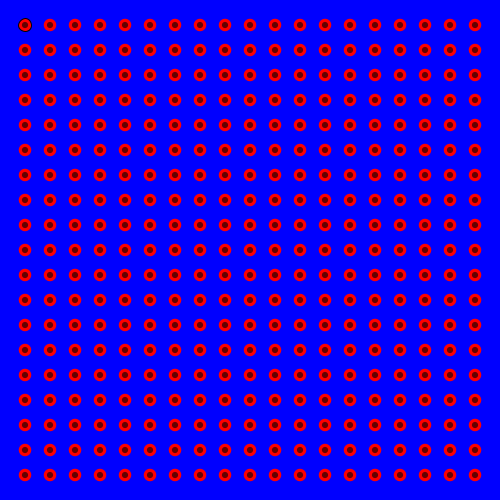
Frame 1 (no input)
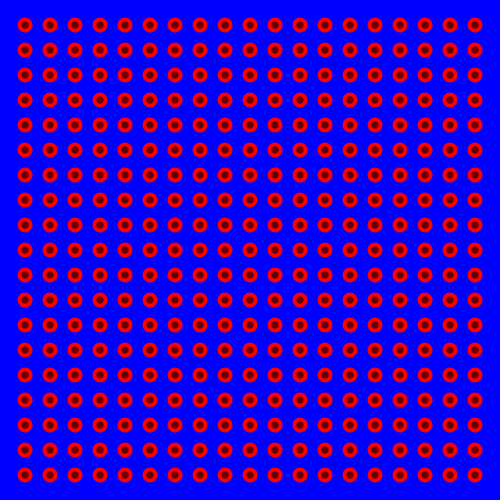
Frame 60 (the mouse pressed at the canvas centre just before this capture)
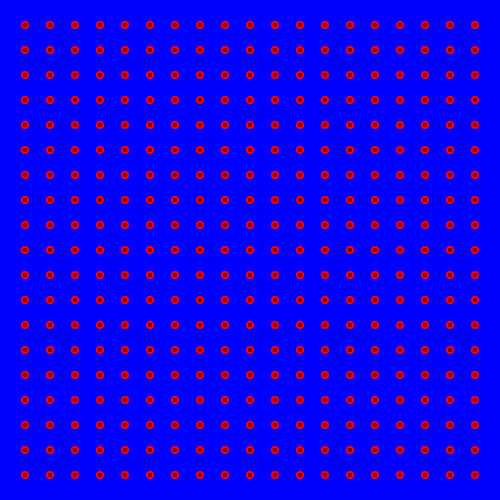
Frame 120 (the mouse held since frame 60 and released just before this capture)

The Processing sketch that drew these frames (run headless with seeded random() and noise(); from frame 60 on, the mouse is pressed at the canvas centre):

// Processing sketch: processing_152735
// ── processing_152735.pde

float theta = 0.0;

void setup(){
size(500,500);
smooth();
}

void draw(){
background(0,0,255);

float a = (sin(theta)+1)*12.5;
float b = (sin(theta)+1)*12.5;


 theta += 0.05; 
 
for(int x = 25 ; x < width; x+=25){
  for(int y = 25; y < height; y+=25){
    fill(255,0,0);
    ellipse(x,y,a,b);
    noStroke();
    fill(100,0,0);
    ellipse(x,y,a/2,b/2);
  }
}
}
